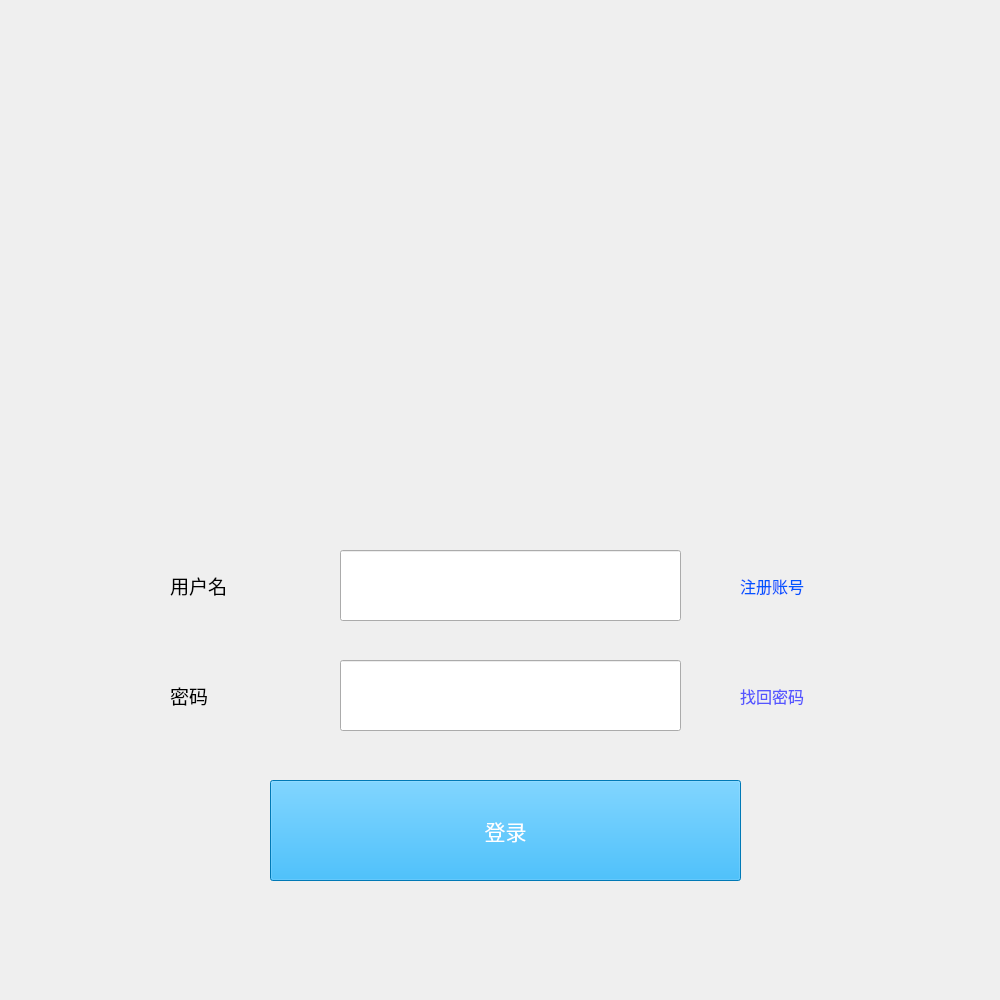
<?xml version="1.0" encoding="UTF-8"?>
<ui version="4.0">
 <class>MainWindow</class>
 <widget class="QMainWindow" name="MainWindow">
  <property name="geometry">
   <rect>
    <x>0</x>
    <y>0</y>
    <width>1000</width>
    <height>1000</height>
   </rect>
  </property>
  <property name="windowTitle">
   <string>麻将连连看</string>
  </property>
  <widget class="QWidget" name="centralwidget">
   <widget class="QLabel" name="label">
    <property name="geometry">
     <rect>
      <x>170</x>
      <y>570</y>
      <width>111</width>
      <height>31</height>
     </rect>
    </property>
    <property name="font">
     <font>
      <pointsize>14</pointsize>
     </font>
    </property>
    <property name="text">
     <string>用户名</string>
    </property>
   </widget>
   <widget class="QLineEdit" name="lineEdit">
    <property name="geometry">
     <rect>
      <x>340</x>
      <y>550</y>
      <width>341</width>
      <height>71</height>
     </rect>
    </property>
    <property name="font">
     <font>
      <pointsize>12</pointsize>
     </font>
    </property>
   </widget>
   <widget class="QLabel" name="label_2">
    <property name="geometry">
     <rect>
      <x>170</x>
      <y>680</y>
      <width>71</width>
      <height>31</height>
     </rect>
    </property>
    <property name="font">
     <font>
      <pointsize>14</pointsize>
     </font>
    </property>
    <property name="text">
     <string>密码</string>
    </property>
   </widget>
   <widget class="QLineEdit" name="lineEdit_2">
    <property name="geometry">
     <rect>
      <x>340</x>
      <y>660</y>
      <width>341</width>
      <height>71</height>
     </rect>
    </property>
    <property name="font">
     <font>
      <pointsize>12</pointsize>
     </font>
    </property>
   </widget>
   <widget class="QPushButton" name="pushButton">
    <property name="geometry">
     <rect>
      <x>270</x>
      <y>780</y>
      <width>471</width>
      <height>101</height>
     </rect>
    </property>
    <property name="font">
     <font>
      <pointsize>16</pointsize>
     </font>
    </property>
    <property name="styleSheet">
     <string notr="true">background-color: rgb(0, 170, 255);
color: rgb(255, 255, 255);</string>
    </property>
    <property name="text">
     <string>登录</string>
    </property>
   </widget>
   <widget class="QLabel" name="label_background">
    <property name="geometry">
     <rect>
      <x>0</x>
      <y>0</y>
      <width>1000</width>
      <height>477</height>
     </rect>
    </property>
    <property name="text">
     <string/>
    </property>
    <property name="pixmap">
     <pixmap resource="pictures.qrc">:/new/prefix1/pic/login.jpg</pixmap>
    </property>
   </widget>
   <widget class="QLabel" name="label_3">
    <property name="geometry">
     <rect>
      <x>740</x>
      <y>560</y>
      <width>131</width>
      <height>51</height>
     </rect>
    </property>
    <property name="font">
     <font>
      <pointsize>12</pointsize>
     </font>
    </property>
    <property name="styleSheet">
     <string notr="true">color: rgb(0, 85, 255);</string>
    </property>
    <property name="text">
     <string>注册账号</string>
    </property>
   </widget>
   <widget class="QLabel" name="label_4">
    <property name="geometry">
     <rect>
      <x>740</x>
      <y>670</y>
      <width>151</width>
      <height>51</height>
     </rect>
    </property>
    <property name="font">
     <font>
      <pointsize>12</pointsize>
     </font>
    </property>
    <property name="styleSheet">
     <string notr="true">color: rgb(85, 85, 255);</string>
    </property>
    <property name="text">
     <string>找回密码</string>
    </property>
   </widget>
   <zorder>label_background</zorder>
   <zorder>label</zorder>
   <zorder>lineEdit</zorder>
   <zorder>label_2</zorder>
   <zorder>lineEdit_2</zorder>
   <zorder>pushButton</zorder>
   <zorder>label_4</zorder>
   <zorder>label_3</zorder>
  </widget>
  <widget class="QMenuBar" name="menubar">
   <property name="geometry">
    <rect>
     <x>0</x>
     <y>0</y>
     <width>1000</width>
     <height>21</height>
    </rect>
   </property>
  </widget>
 </widget>
 <resources>
  <include location="pictures.qrc"/>
 </resources>
 <connections/>
</ui>
